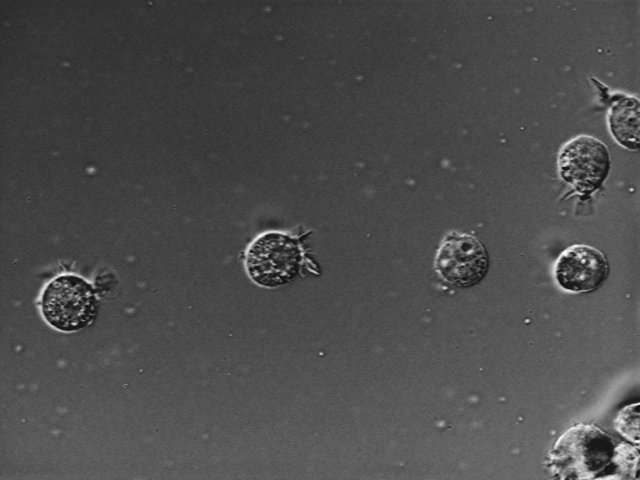
#> input picture sample/1.tiff, 640 x 480 px
$ jupyter execute 'scikit image.ipynb'
#> lines starting #> are read from the running program, lines starting #| are printed output that depends on the picture
[cell 1]
from matplotlib import pyplot as plt

from skimage import io, color
from skimage.transform import rescale, resize, downscale_local_mean

[cell 2]
img = io.imread('../sample/1.tiff', as_gray=True)
#> img is the input picture: shape (480, 640); min 15, max 254, mean 76.6
img.shape
#> Out = (480, 640)

[cell 3]
img_rescaled = rescale(img, 0.25, anti_aliasing=False) # rescale by 25%
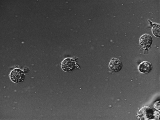
#> img_rescaled: shape (120, 160) float64; min 0.0696, max 0.964, mean 0.3
img_rescaled.shape
#> Out = (120, 160)

[cell 4]
img_resized = resize(img, (200, 200), anti_aliasing=True) # image size 200 * 200
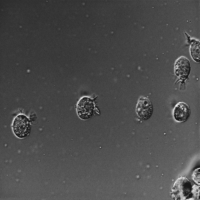
#> img_resized: shape (200, 200) float64; min 0.0906, max 0.953, mean 0.3
img_resized.shape
#> Out = (200, 200)

[cell 5]
img_downscaled = downscale_local_mean(img, (4, 3))
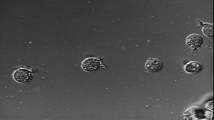
#> img_downscaled: shape (120, 214) float64; min 9.08, max 238.3, mean 76.3

[cell 6]
plt.imshow(img_downscaled, cmap='gray')

[cell 7]
from skimage.filters import gaussian, sobel

img = io.imread('../sample/1.tiff')
plt.imshow(img)

[cell 8]
gaussian_using_skimage = gaussian(img, sigma=1, mode='constant', cval=0.0)
plt.imshow(gaussian_using_skimage)

[cell 9]
img_gray = io.imread('../sample/1.tiff', as_gray=True)
sobel_image = sobel(img_gray)
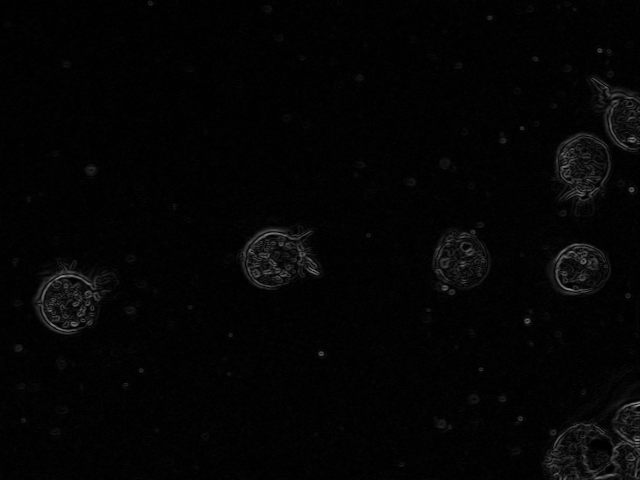
#> sobel_image: shape (480, 640) float64; min 0, max 0.586, mean 0.0189
plt.imshow(sobel_image, cmap='gray')
